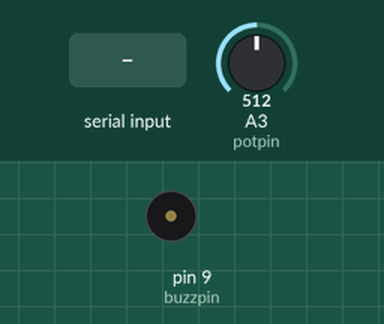
Recording of a sketch running on a simulated Arduino Uno, built with avr-gcc and run on an emulated ATmega328P. Parts: buzzer (waves = sounding, pin HIGH). The inputs (shaded band) are chosen by the test bench; at power-on: A3 (potpin) = 512. What the sketch prints to the serial monitor is not drawn.

Above: at 1.2 s.
1.3 s: "5\n" received over Serial
At 1.8 s:
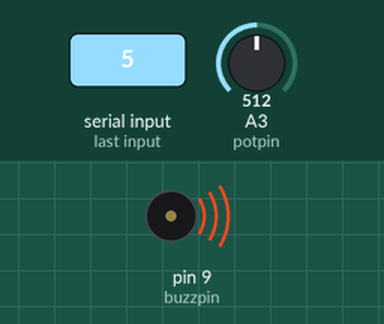
Timing chart, 0 to 5.8 s (numbered marks = the images above; inputs shaded):
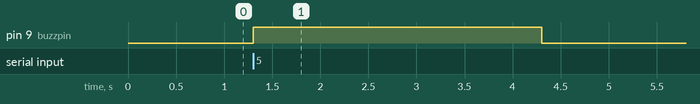

The sketch:

buzzer+potentiometer__EmoMech_.ino
```cpp
int buzzpin=9;
String msg="What is your exact reading in Potentiometer? ";
int potval;
int potpin=A3;
float vout;
float readnum;

void setup()
{
  Serial.begin(9600);
  pinMode(buzzpin,OUTPUT);
  pinMode(potpin,INPUT);
}

void loop()
{
potval=analogRead(potpin);
vout=(5./1023.)*potval;
Serial.println(vout);

Serial.println(msg);
  while(Serial.available()==0){}
readnum=Serial.parseInt();
  if(readnum==5){
  analogWrite(buzzpin,255);
  delay(2000);
  }
  if(readnum<5){
  analogWrite(buzzpin,0);
  }

}
```

Measured:
- after the input at 1.3 s, pin 9 (buzzpin): LOW → HIGH at once, → LOW 3.0 s later
